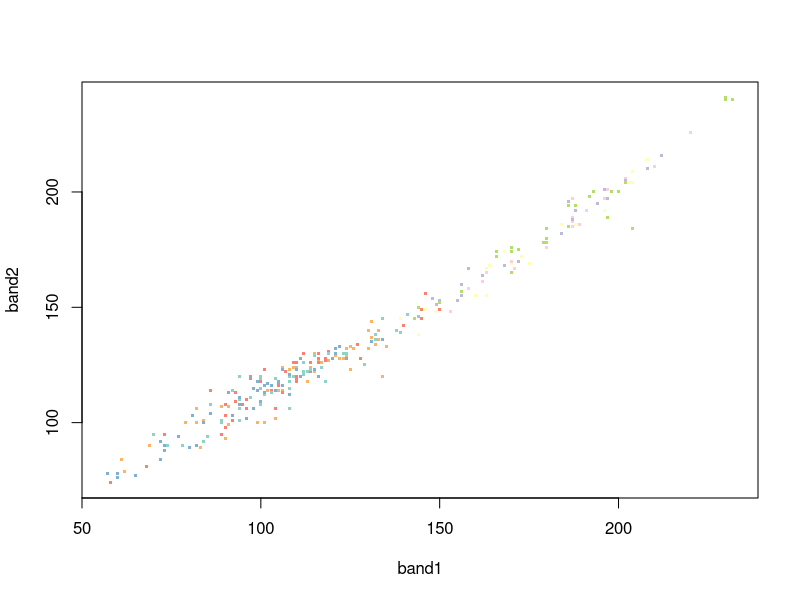

The R script that drew this image:
######
# Bisecting K-Means Implementation By Ruthvik Mandava
# Coursework - Automated Learning and Data analysis - CSC 522 - Dr.Raju
# North Carolina State University
#####
rm(list = ls(all = T))

library(RColorBrewer)
set.seed(100)
data.df <- read.csv('hw2-data.csv')

# Implementation bisecting k means.
# Input:
# data.df: data frame based on hw2-data.csv
# trials.max: Max. number of trials for kmeans 
# k-means function is used to split at every step
# k: Number of clusters to find in bisecting k-means

# Output:
# Output/function return value will be a list containing 2 elements
# first element of the list is a vector containing cluster assignments (i.e., values 1 to k assigned to each data point)
# second element of the list is a vector containing SSE of each cluster
# Additional Information:
# When identifying which cluster to split, the one with maximum SSE
# When performing kmeans, pick two random points the cluster with largest SSE as centers at every iteration. 
# terminating condition: when k clusters have been found


bisectingkmeans <- function(data.df, trails.max, k){
  # start your implementation here
  myClusters <- myBisectingKMeans(data.df, trails.max, k)
  clusterVec <- c()
  sseVec <- c()
  for (i in myClusters){
    frame <- as.data.frame(i)
    sseVec <- c(sseVec, frame$withinss[1])
    for (j in 1:length(frame$ID)){
      clusterVec[frame$ID[j]] <- frame$cluster[j]
    }
  }
  return (list(clusterVec, sseVec))
}

myBisectingKMeans <- function(data.df, trails.max, k){
  st <- 1
  data.df$cluster <- 1
  myClusters <- list()
  toSplit <- data.df[,1:3]
  curK <- 1
  curC <- 1
  while (curK <= k){
    ksplit <- kmeans(toSplit, 2)
    minsse <- ksplit$totss
    for(i in 1:trails.max){
      split <- kmeans(toSplit, 2)
      if (split$totss < minsse){
        ksplit <- split
        minsse <- split$totss
      }
    }
    clusters <- ksplit$cluster
    clusters <- replace(clusters, clusters == 2, curK+1)
    clusters <- replace(clusters, clusters == 1, curC)
    toSplit$cluster <- clusters
    split1 <- toSplit[toSplit$cluster==curC,]
    split1$withinss <- ksplit$withinss[1]
    split2 <- toSplit[toSplit$cluster==curK+1,]
    split2$withinss <- ksplit$withinss[2]
    myClusters[[curC]] <- split1
    myClusters[[curK+1]] <- split2
    temp <- 0
    ind <- 0
    for(i in 1:curK){
      if (!is.null(myClusters[[i]])){
        frame <- as.data.frame(myClusters[[i]])
        if (frame$withinss[1] > temp){
          temp <- frame$withinss[1]
          ind <- i
          curC <- frame$cluster[1]
          toSplit <- frame[1:3]
        }
      }
    }
    curK <- curK+1
    if (curK == k)return(myClusters)
  }
  return (myClusters)
}

# Code for comparing result from bisecting kmeans here
kmeans_comparison <- function(data.df, result, k){
  mycenters <- rbind(data.df[210,], data.df[247,], data.df[265,], data.df[278,], data.df[288,])
  kmeansClustering <- kmeans(data.df, centers = mycenters)
  print ("K means clusters with chosen centers - SSE of each cluster and total")
  print (kmeansClustering$withinss)
  t1 <- 0
  t2 <- 0
  for (i in kmeansClustering$withinss)t1 <- t1+i
  for (i in result[[2]])t2 <- t2+i
  print (t1)
  print ("Bisecting K means - SSE of each cluster and total")
  print (result[[2]])
  print (t2)
}

k=8
result <- bisectingkmeans(data.df, trails.max = 25 , k)
plot(data.df[, -1], col = brewer.pal(k, "Set3")[result[[1]]], pch = '.',
     cex = 3)
kmeans_comparison(data.df, result, k)
